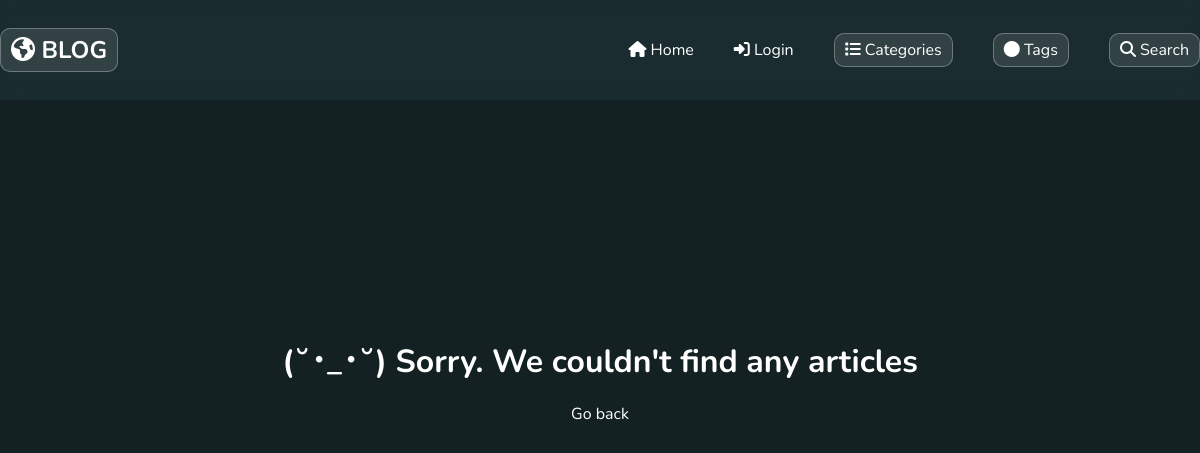
The page /by/category/6 on the database as committed earlier.
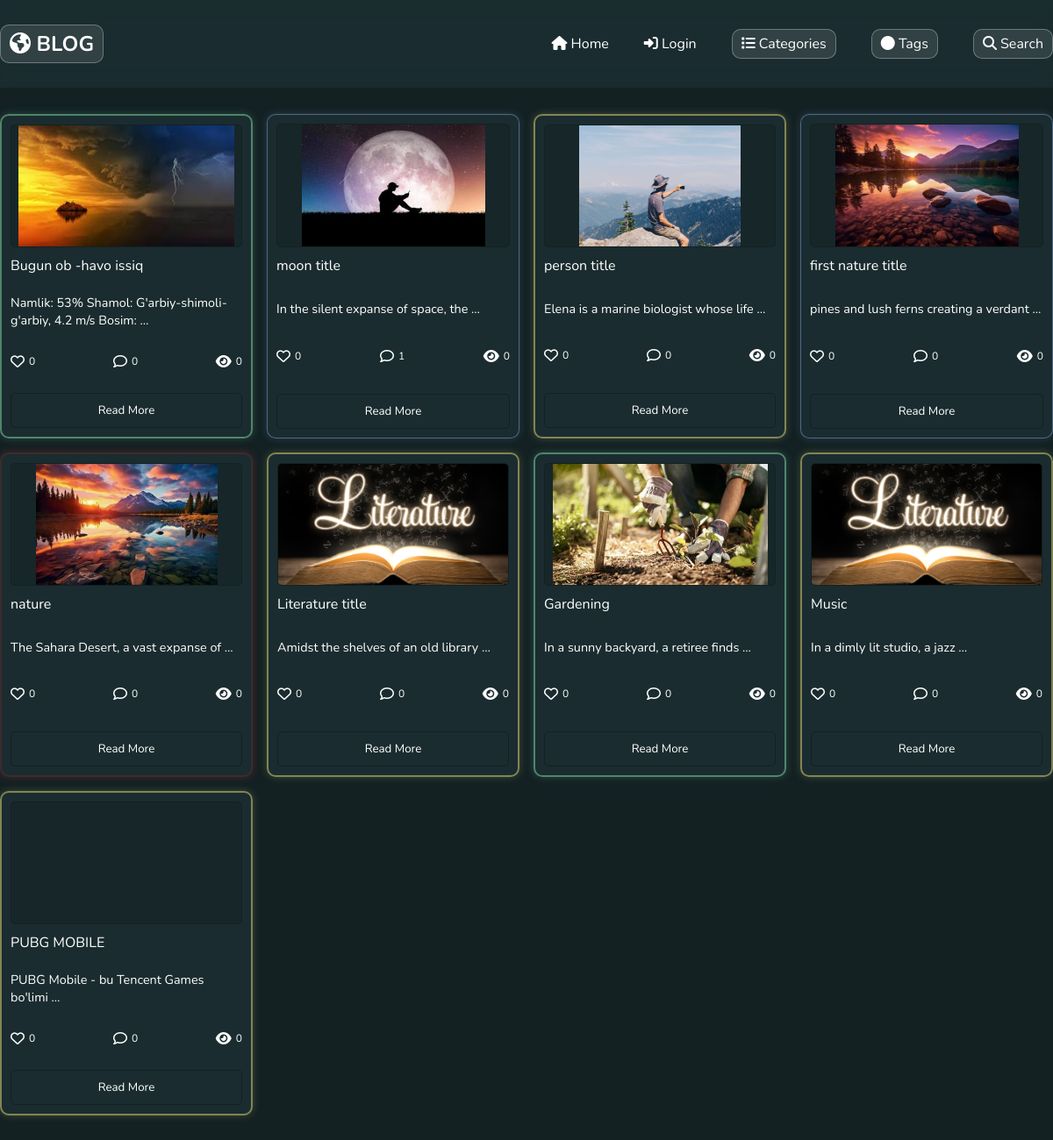
The same page on the database as committed later.
### main_app/models.py (models this page shows, shortened)
class Article(models.Model):
    title = models.CharField(max_length=100)
    content = models.TextField()
    date = models.DateField(auto_now_add=True)
    author = models.ForeignKey('auth.User', on_delete=models.CASCADE)
    image   = models.ImageField(blank=True , upload_to="blog/")
    updated = models.DateTimeField(auto_now=True)
    likes = models.IntegerField(default=0)
    comments = models.IntegerField(default=0)
    views = models.IntegerField(default=0)
    category = models.ForeignKey(Categories, on_delete=models.CASCADE)
    tag = models.ForeignKey(Tags, on_delete=models.CASCADE)

### main_app/views.py (the view)
# urls.py: path("by/category/<id>", views.filter_by_category, name="filter_by_category"),
def filter_by_category(request, id):
    answer = Article.objects.filter(category__id=id)
    data = {"article": answer}
    return render(request, "index.html", context=data)

### main_app/models.py (called while the page is built)
    def __str__(self):
        return str(self.name)

### templates/index.html (shortened to what this page needs)
{% extends "wrapper.html" %}
{% load static %}
{% block context_index %}
<div class="container">
    {% if article %}
    <div class="blog_card_wrapper">
        {% for i in article %}
        <div class="card card_{{ i.tag }}">
            <div class="image_block" this_block_image="{{i.image.url}}">
            </div>
            <div class="context_block">
                <div class="title">
                    <p>{{ i.title }}</p>
                </div>
                <div class="main_idea">
                    <p>{{ i.content | truncatewords:7}}</p>
                </div>
                <div class="like_comment_wrapper_block">
                    <div class="like"><i class="fa-regular fa-heart"></i>
                        <p>{{i.likes}}</p>
                    </div>
                    <div><i class="fa-regular fa-comment"></i>
                        <p>{{i.comments}}</p>
                    </div>
                    <div class="views"><i class="fa-solid fa-eye"></i>
                        <p>{{i.views}}</p>
                    </div>
                </div>
                <button class="btn_main"><a href="{% url 'main_app:details' i.id %}">Read More</a></button>
            </div>
        </div>
        {% endfor %}
    </div>
    {% else %}
    <div class="article_not_found">
        <h1>
            (˘･_･˘) Sorry. We couldn't find any articles
        </h1>
        <a href="/">Go back</a>
    </div>
    {% endif %}
</div>
{% endblock context_index %}

Rows that differ between the two databases and show on the page:
added Article: shows a picture, title "Bugun ob -havo issiq", content "Namlik: 53% Shamol: G'arbiy-shimoli-g'arbiy, 4.2 m/s Bosim: …", likes "0", comments "0", views "0"
added Article: shows a picture, title "moon title", content "In the silent expanse of space, the …", likes "0", comments "1", views "0"
added Article: shows a picture, title "person title", content "Elena is a marine biologist whose life …", likes "0", comments "0", views "0"
added Article: shows a picture, title "first nature title", content "pines and lush ferns creating a verdant …", likes "0", comments "0", views "0"
added Article: shows a picture, title "nature", content "The Sahara Desert, a vast expanse of …", likes "0", comments "0", views "0"
added Article: title "Literature title", content "Amidst the shelves of an old library …", likes "0", comments "0", views "0"
added Article: shows a picture, title "Gardening", content "In a sunny backyard, a retiree finds …", likes "0", comments "0", views "0"
added Article: title "Music", content "In a dimly lit studio, a jazz …", likes "0", comments "0", views "0"
added Article: title "PUBG MOBILE", content "PUBG Mobile - bu Tencent Games bo'limi …", likes "0", comments "0", views "0"
Other text that changed with them:
text no longer shown: "(˘･_･˘) Sorry. We couldn't find any articles Go back"
